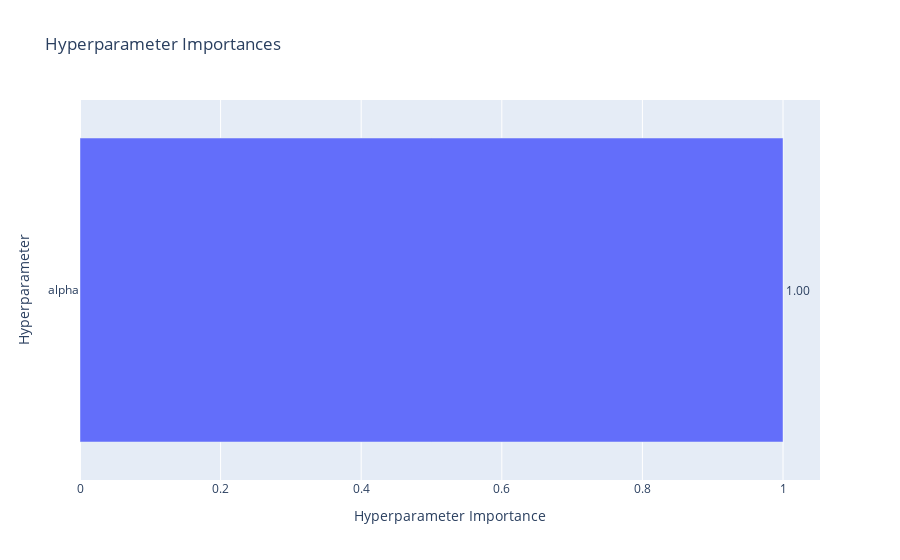

Here is the notebook cell this chart was saved with:
### Code cell
optuna.visualization.plot_param_importances(
    study, target=lambda t: t.duration.total_seconds(), target_name="duration"
)

### Figure 1 — Plotly figure (JSON) as saved in the notebook; plotly's stock layout.template omitted (floating-point values rounded to 4 significant figures)
{"data": [{"cliponaxis": false, "hovertemplate": ["alpha (FloatDistribution): 1.0<extra></extra>"], "name": "duration", "orientation": "h", "text": ["1.00"], "textposition": "outside", "type": "bar", "x": [1], "y": ["alpha"]}], "layout": {"title": {"text": "Hyperparameter Importances"}, "xaxis": {"title": {"text": "Hyperparameter Importance"}}, "yaxis": {"title": {"text": "Hyperparameter"}}}}
